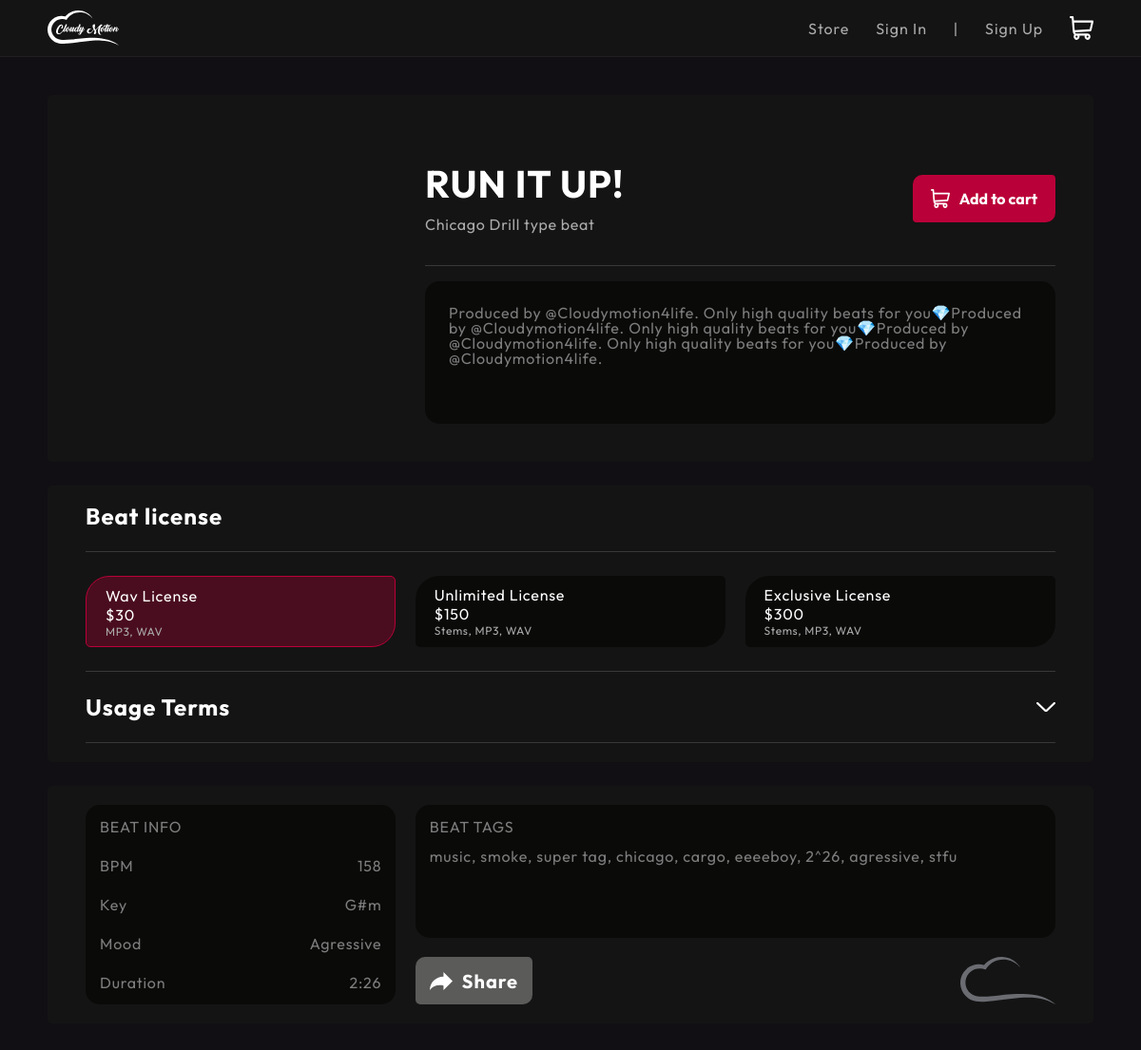
/store/48/, run on the app's committed database.
### cm_site/models.py (models this page shows, shortened)
class Tracks(models.Model):
    track_name = models.CharField('Track Name', unique=True, null=False, max_length=64)
    cover_art = models.ImageField("Cover Art", upload_to='uploads/')
    bpm = models.IntegerField('BPM', default=90)
    key = models.CharField('Key', unique=False, null=False, max_length=16)
    mood = models.ForeignKey(Moods, on_delete=models.CASCADE)
    duration = models.CharField('Duration', max_length=16, null=False)
    type_beat = models.CharField('Type Beat', unique=False, max_length=32, default="Unique", null=False)
    tags = models.ManyToManyField(Tags, blank=True)
    description = models.CharField('Track description', max_length=256, blank=False, unique=False, default='Produced by @Cloudymotion4life. Only high quality beats for you💎')
    priority = models.IntegerField('Track priority', blank=False, unique=False, default=0)
    mp3 = models.FileField('Mp3 File', upload_to='uploads/')
    waw_link = models.URLField('Link to wav license files', blank=True)
    unl_and_exc_link = models.URLField('Link to unlimited and exclusive license files', blank=True)
    class Meta:
        verbose_name = 'Track'
        verbose_name_plural = 'Tracks'

class Prices(models.Model):
    wav_license = models.IntegerField('Wav License $', default=30)
    unlimited_license = models.IntegerField('Unlimited License $', default=100)
    exclusive_license = models.IntegerField('Exclusive License $', default=300)
    class Meta:
        verbose_name = 'Price'
        verbose_name_plural = 'Prices'

class Moods(models.Model):
    mood = models.CharField('New mood', unique=True, max_length=32, null=False)
    def __str__(self) -> str:
        return self.mood
    class Meta:
        verbose_name = 'Mood'
        verbose_name_plural = 'Moods'

class Tags(models.Model):
    tag = models.CharField('Tag', unique=True, max_length=32)
    def __str__(self):
        return self.tag
    class Meta:
        verbose_name = 'Tag'
        verbose_name_plural = 'Tags'

### cm_site/views.py (the view)
# urls.py: path('store/<int:track_id>/', view=views.store_track, name='store_track'),
def store_track(request: WSGIRequest, track_id: int):
    track = get_object_or_404(Tracks, id=track_id)
    data = {
        'user': request.user,
        'id': track_id,
        'track': track,
        'prices': Prices.objects.all().first(),
        'basket': request.session.get('basket', None)
    }
    return render(request, 'cm_site/track.html', data)

### cm_site/templates/cm_site/track.html (shortened to what this page needs)
{% load static %}
<!DOCTYPE html>
<html lang="en">
    <head>
        <link rel="stylesheet" href="{% static 'cm_site/css/reset.css' %}">
        <link rel="stylesheet" href="{% static 'cm_site/css/font.css' %}">
        <link rel="stylesheet" href="{% static 'cm_site/css/track.css' %}">
        <link rel="stylesheet" href="{% static 'cm_site/css/track_a.css' %}">
        <link rel="stylesheet" href="{% static 'cm_site/css/font_fix.css' %}">
    </head>
    <body>
        <div class="wrapper">
            <header class="header">
                <div class="header__container">
                    <a href="{% url 'store' %}">
                        <div class="header__container-logo"></div>
                    </a>
                        {% if user.is_authenticated %}
                            <div class="header__container-navbar">
                                <a href="{% url 'not_developed' %}" class="navbar__link">
                                    <div class="navbar__link-home">Home</div>
                                </a>
                                <a href="{% url 'not_developed' %}" class="navbar__link">
                                    <div class="navbar__link-services">Services</div>
                                </a>
                                <a href="{% url 'store' %}" class="navbar__link">
                                    <div class="navbar__link-contacts">Store</div>
                                </a>
                                <a href="{% url 'account' %}" class="navbar__link navbar__link--svg">
                                    <div class="navbar__link-account"></div>
                                </a>
                                <a href="{% url 'cart' %}" class="navbar__link navbar__link--svg">
                                    <div class="navbar__link-basket" {% if basket %}style="background: url('../../static/cm_site/img/cartisnotempty.svg') no-repeat; background-size: cover;"{% endif %}></div>
                                </a>
                            </div>
                        {% else %}
                            <div class="header__container-navbar header__container-navbar--no">
                                <a href="{% url 'store' %}" class="navbar__link">
                                    <div class="navbar__link-home">Store</div>
                                </a>
                                <a href="{% url 'account_login' %}" class="navbar__link">
                                    <div class="navbar__link-singin">Sign In</div>
                                </a>
                                <div class="navbar__link navbar__link-sep">
                                    <div id="item1" class="navbar__link-sep">|</div>
                                </div>
                                <a href="{% url 'account_signup' %}" class="navbar__link">
                                    <div class="navbar__link-singup">Sign Up</div>
                                </a>
                                <a href="{% url 'cart' %}" class="navbar__link navbar__link--svg">
                                    <div class="navbar__link-basket" {% if basket %}style="background: url('../../static/cm_site/img/cartisnotempty.svg') no-repeat; background-size: cover;"{% endif %}></div>
                                </a>
                            </div>
                        {% endif %}
                </div>
            </header>
            <main class="main">
                <div class="main__container">
                    <div class="beat">
                        <div class="beat__intro">
                            <div style="width: 30%;">
                                <div class="beat__intro__cover" style="background: url('../../media/{{track.cover_art}}') no-repeat; background-size: cover;"></div>
                            </div>
                            <div class="beat__intro__data">
                                <div class="beat__intro__data_name">
                                    <div class="beat__intro__data_name-text">
                                        <div>{{track.track_name}}</div>
                                        <div>{{track.type_beat}} type beat</div>
                                    </div>
                                    <div class="beat__intro__data_name-btn">
                                        <button class="to_cart">
                                            <div></div>
                                            <div>Add to cart</div>
                                        </button>
                                    </div>
                                </div>
                                <div class="beat__intro__data_line"><div></div></div>
                                <div class="beat__intro__data_desc">{{track.description}}</div>
                            </div>
                        </div>
                        <div class="beat__license">
                            <h1>Beat license</h1>
                            <div class="line"></div>
                            <div class="beat__license__buttons">
                                <button class="wav active">
                                    <h1>Wav License</h1>
                                    <h1>${{prices.wav_license}}</h1>
                                    <h2>MP3, WAV</h2>
                                </button>
                                <button class="unl">
                                    <h1>Unlimited License</h1>
                                    <h1>${{prices.unlimited_license}}</h1>
                                    <h2>Stems, MP3, WAV</h2>
                                </button>
                                <button class="exc">
                                    <h1>Exclusive License</h1>
                                    <h1>${{prices.exclusive_license}}</h1>
                                    <h2>Stems, MP3, WAV</h2>
                                </button>
                            </div>
                            <div class="line"></div>
                            <div class="beat__license_usage_terms">
                                <div class="terms_panel">
                                    <h1>Usage Terms</h1>
                                    <button class="terms_btn"></button>
                                </div>
                            </div>
                            <div class="line"></div>
                        </div>
                        <div class="beat__data">
                            <div class="beat__data__info">
                                <h1>BEAT INFO</h1>
                                <div class="bpm">
                                    <h1>BPM</h1>
                                    <h1>{{track.bpm}}</h1>
                                </div>
                                <div class="key">
                                    <h1>Key</h1>
                                    <h1>{{track.key}}</h1>
                                </div>
                                <div class="mood">
                                    <h1>Mood</h1>
                                    <h1>{{track.mood}}</h1>
                                </div>
                                <div class="duration">
                                    <h1>Duration</h1>
                                    <h1>{{track.duration}}</h1>
                                </div>
                            </div>
                            <div class="beat__data__tags_and_share">
                                <div class="tags">
                                    <h1>BEAT TAGS</h1>
                                    <h1>
                                        {% if track.tags.all %}
                                            {% for tag in track.tags.all %}
                                                {{tag}}{% if not forloop.last %},{% endif %}
                                            {% endfor %}
                                        {% else %}
                                            ...
                                        {% endif %}
                                    </h1>
                                </div>
                                <div class="share_and_ico">
                                    <button class="share" id="copyButton">
                                        <div></div>
                                        <h1>Share</h1>
                                    </button>
                                    <div class="ico"></div>
                                </div>
                            </div>
                        </div>
                    </div>
                </div>
            </main>
        </div>
    </body>
</html>

### data on the page
Tracks: track_name "RUN IT UP!", type_beat "Chicago Drill", description "Produced by @Cloudymotion4life. Only high quality beats for you💎Produced by @Cloudymotion4life. Only high quality beats for you💎Produced by @Cloudymotion4life. Only high quality beats for you💎Produced by @Cloudymotion4life.", bpm "158", key "G#m", mood "Agressive", duration "2:26"
Prices: wav_license "30", unlimited_license "150", exclusive_license "300"
Tags: tag "music"
Tags: tag "smoke"
Tags: tag "super tag"
Tags: tag "chicago"
Tags: tag "cargo"
Tags: tag "eeeeboy"
Tags: tag "2^26"
Tags: tag "agressive"
Tags: tag "stfu"
